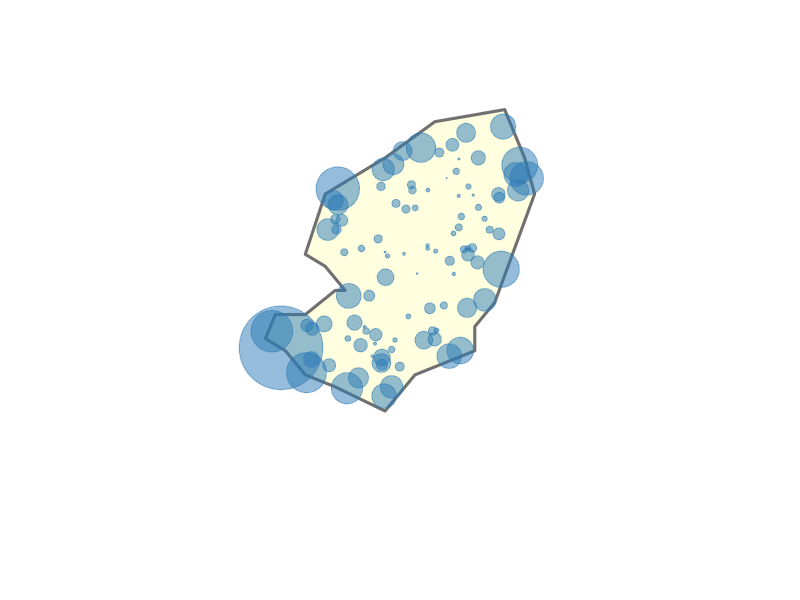
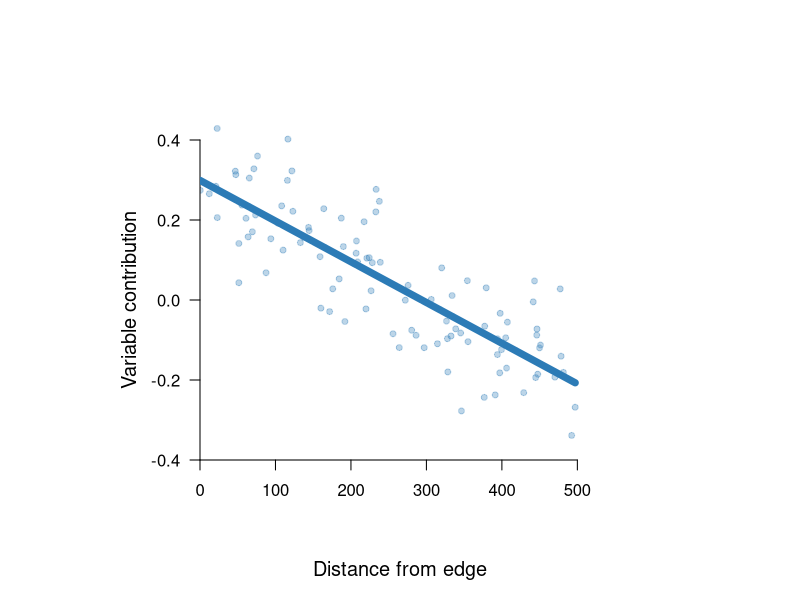
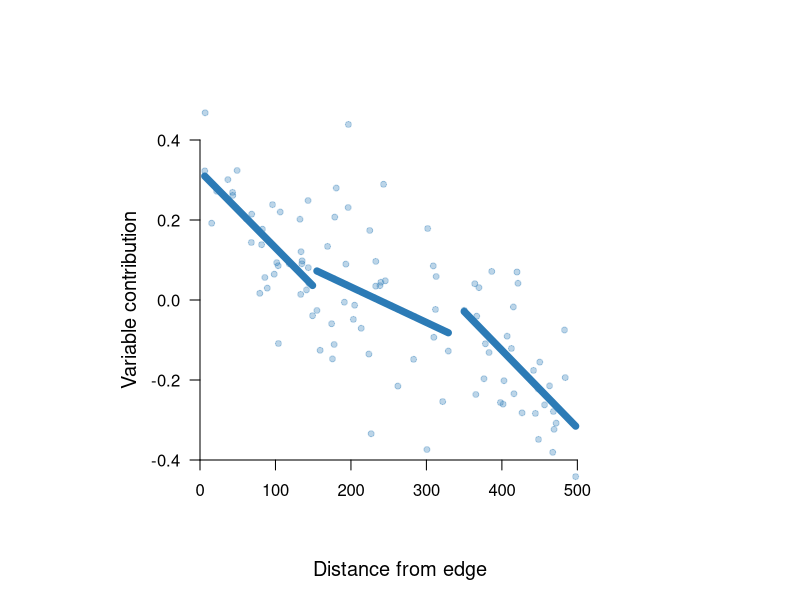
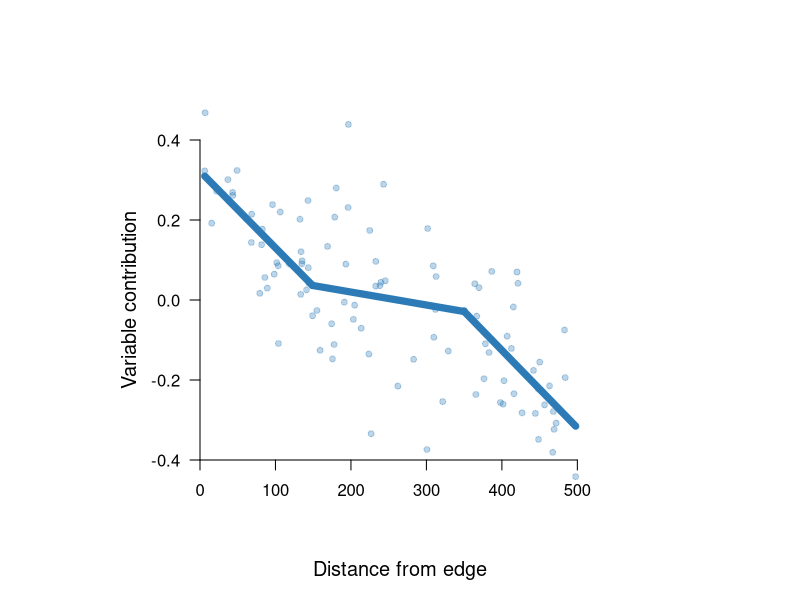
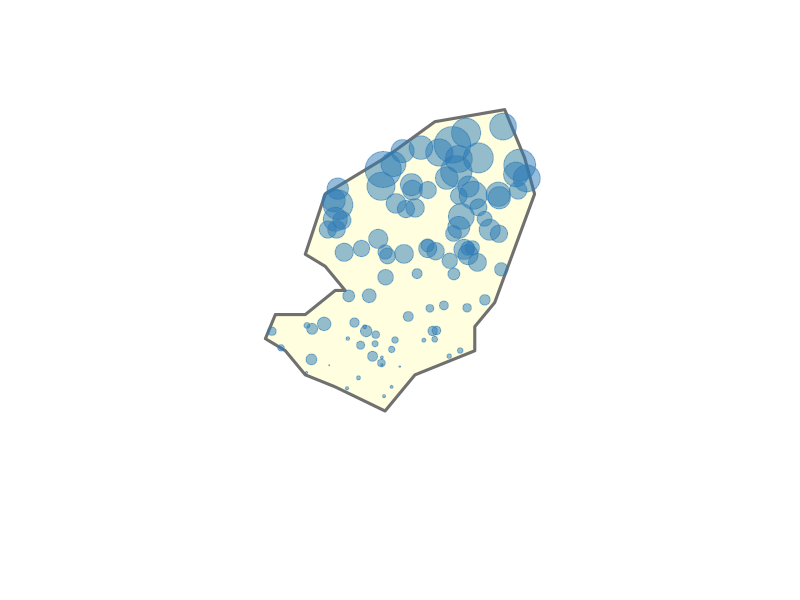
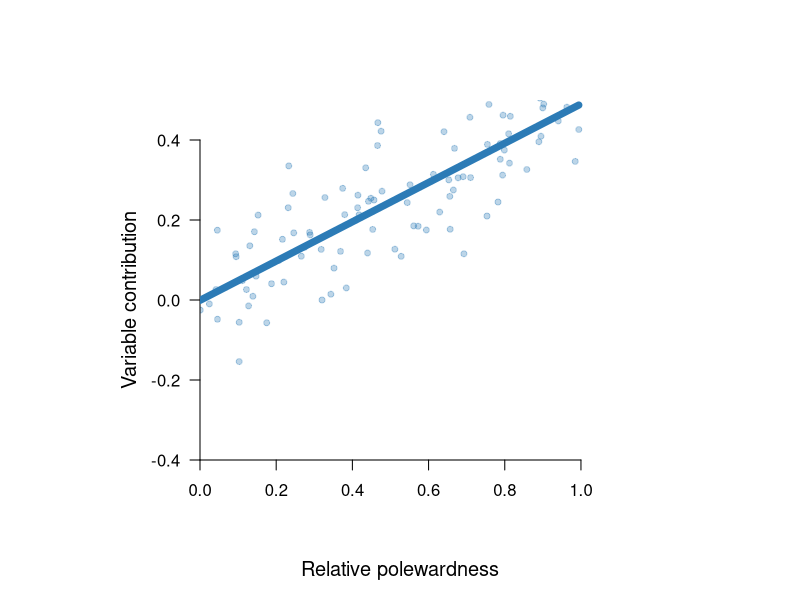
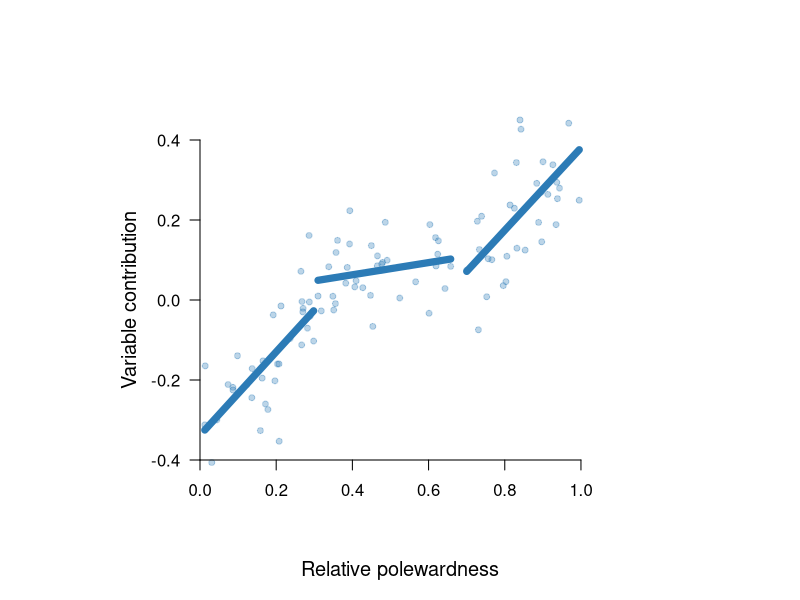
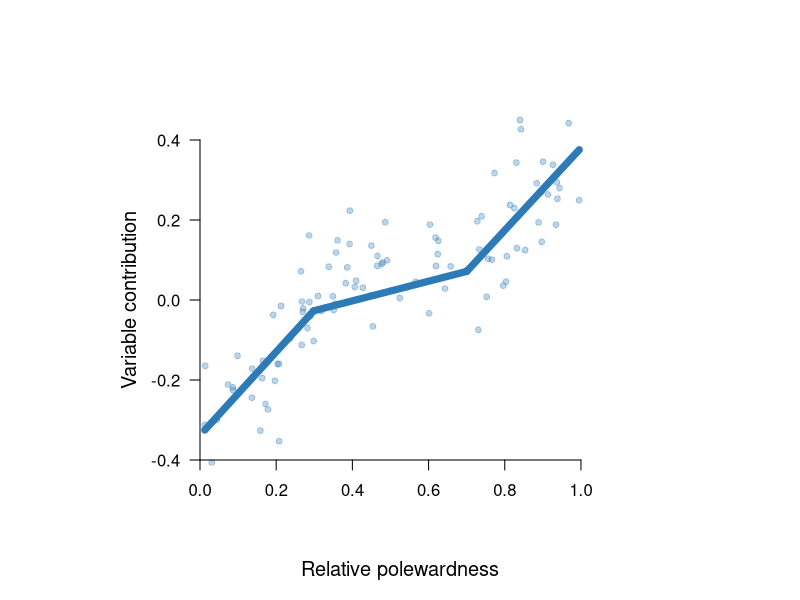

These charts were generated, in order, by the following R code:
#load packages
library(rnaturalearth); library(sf); library(units)

#list wds
wd_tables <- '/Users/carloseduardoaribeiro/Documents/Post-doc/SHAP/Mammals/Manuscript/Figures/Fig 1/Things for the figure'

#set seed
set.seed(69)



################# IMPORTANT NOTE ###################

#.           make graph fist
#.           use created values for the figure

###################################################


##### MAP #####

#load world map
world <- ne_countries(returnclass = "sf")

#create polygon representing species range
poly = st_polygon(
  list(cbind(c(10,08,09,12,15,16,14,12,14,20,25,32,
               34,35,31,29,29,26,23,20,15,12,10),
             c(30,31,33,33,35,35,37,38,43,46,49,50,
               46,43,34,32,30,29,28,25,27,28,30))))

poly_sf <-  st_sfc(poly, crs = st_crs(world))
poly_sf <- st_as_sf(poly_sf)

#create points representing species occurrences
points_sf <- st_sample(poly_sf, size = 100, type = "random")
points_sf <- st_as_sf(points_sf)

#calculate rel polewardness for all points
points_sf$relPol <- (st_coordinates(points_sf)[,2] - 25) / 25
  
#create data on var contribution for all points
points_sf$varContPol <- (points_sf$relPol +
  rnorm(nrow(points_sf), mean = 0.2, sd = 0.1)) - 0.3

summary(points_sf$varContPol)

#normalize variable contribution from 0 to 5 (for size)
points_sf$varContNormal <- 
  round(((points_sf$varContPol +
             abs(min(points_sf$varContPol))) * 2) + 0.3, 2)

summary(points_sf$varContNormal)
  
#make boxes for the map

#get min and max coord values of the range
ext <- st_bbox(poly_sf)  

#calculate the size of the small box to plot around the range
side_box <-  max(c(abs(ext[3] - ext[1]), abs(ext[4] - ext[2]))) +
  min(c(abs(ext[3] - ext[1]), abs(ext[4] - ext[2]))) / 4

#calculate central lon and central lat of the range
central_x <- (ext[3] + ext[1]) / 2
names(central_x) <- 'xmean'
central_y <- (ext[4] + ext[2]) / 2
names(central_y) <- 'ymean'

#calculate min and max lon and mean and max lat of the small box
min_x <- central_x - (side_box / 1.65)
names(min_x) <- 'xmin'
max_x <- central_x + (side_box / 1.65)
names(max_x) <- 'xmax'

min_y <- central_y - (side_box / 2)
names(min_y) <- 'ymin'
max_y <- central_y + (side_box / 2)
names(max_y) <- 'ymax'
                          
#create big box
box_df <- data.frame(x = c(min_x,max_x,max_x,min_x,min_x), 
                     y = c(max_y,max_y,min_y,min_y,max_y))

box <- st_as_sfc(          #make the box    
  st_bbox(st_as_sf(box_df, coords = c('x', 'y'), crs = st_crs(poly_sf))))

#calculate the size of the box to plot in white in the background and give
#space to other stuff
side_big_box <-  max(c(abs(ext[3] - ext[1]), abs(ext[4] - ext[2]))) +
  min(c(abs(ext[3] - ext[1]), abs(ext[4] - ext[2]))) / 2

#calculate min and max lon and mean and max lat of the big box
min_x_BB <- central_x - (side_big_box / 2)
names(min_x_BB) <- 'xmin'
max_x_BB <- central_x + (side_big_box / 2)
names(max_x_BB) <- 'xmax'

min_y_BB <- central_y - (side_big_box / 1.5)
names(min_y_BB) <- 'ymin'
max_y_BB <- central_y + (side_big_box / 2)
names(max_y_BB) <- 'ymax'

#create big box
big_box_df <- data.frame(x = c(min_x_BB,max_x_BB,max_x_BB,min_x_BB,min_x_BB), 
                     y = c(max_y_BB,max_y_BB,min_y_BB,min_y_BB,max_y_BB))

big_box <- st_as_sfc(          #make the box    
  st_bbox(st_as_sf(big_box_df, coords = c('x', 'y'), crs = st_crs(poly_sf))))


##### Calculate distance from the edges to show the 'centralness'

#cut the range out of the box
range_cut <- st_difference(box, poly_sf)

#calculate the dist from each point to edge in km
points_sf$distEdge <- as.numeric(
  set_units(st_distance(points_sf, range_cut), km)[,1])

#calculate index (0-1) of distance to edge
points_sf$distEdgeNormal_0 <- points_sf$distEdge / max(points_sf$distEdge)

#this option for the points uses the same calculation of the relPol but inversed
points_sf$distEdgeNormal <- 1 - points_sf$relPol

#create vector for sizes in points
points_sf$centralCex <- ((7 - log(points_sf$distEdge)) / 1.3) + 
  rnorm(nrow(points_sf), mean = 0.25, sd = 0.4)

summary(points_sf$centralCex)

#create exemplary values of var contribution showing an increase towards edges
points_sf$varContrCentral <- (points_sf$centralCex - 1.2) / 5

summary(points_sf$varContrCentral)










###### PLOT MAP SHOWING THE CENTRAL GRADIENT ######

#Legend: "Larger ranges showing populations close to the range centre being less affected by climatic extremes than those closer to range edges."

#Reference in text: "The relationship between climatic variables and species occurrences changes between the range centre and range edges (Fig. 1A)"


#set parametres for plotting
par(mar = c(0,0,0,0), pty="s", mfrow = c(1,1))

#plot big white box to make room for the things I need to add around
plot(big_box, border = NA)

#plot small box to inform the coordinates
#plot(box, add = T, col = '#ffffbf20')

#plot the polygon
plot(poly_sf, lwd = 3, border = '#707070', col = '#ffffbf80', add = T)

#plot the occurrence points (size is proportional to SHAP value)
plot(st_geometry(points_sf),
     add = T, pch = 19, cex = points_sf$centralCex ^ 1.4,
     col = '#2c7bb680')

#save 1000





###### PLOT GRAPH SHOWING THE CENTRAL GRADIENT ######

# Set seed for reproducibility
set.seed(123)

# Generate 100 random values for distEdgeNormal
distEdgeNormal <- runif(100, min = 0, max = 500)

# Generate ydata with a linear relationship plus some noise
ydata <- ((-0.002 * distEdgeNormal + rnorm(100, mean = 0, sd = 0.2)) + 0.6) / 2

# Combine into a data frame
data <- data.frame(distEdgeNormal, ydata)

# Fit the linear model
lin_mod <- lm(ydata ~ distEdgeNormal, data = data)

# Display the model summary
summary(lin_mod)

#set parametres for plotting
par(mar = c(5,5,5,5), pty="s", mfrow = c(1,1))

# Create a sequence of x-values within the range of the data
x_vals <- seq(min(data$distEdgeNormal),
              max(data$distEdgeNormal),
              length.out = 100)

# Create a data frame for prediction
new_data <- data.frame(distEdgeNormal = x_vals)

# Predict y-values based on the model
predicted <- predict(lin_mod, newdata = new_data)

#set y and x lims
ylim <- c(-0.5, 0.5)
xlim <- c(0, 530)

# Plot the data points again
plot(data$distEdgeNormal, data$ydata, 
     pch = 19, cex = 0.8, col = '#2c7bb650',
     axes = F, , xaxs = "i", yaxs = "i",
     ylab = 'Variable contribution',
     xlab = 'Distance from edge',
     cex.lab = 1.2,
     cex.axis = 1.2,
     ylim = ylim,
     xlim = xlim)

#add axes
axis(1, pos = -0.4)
axis(2, pos = 0, las=2)

# Add the restricted regression line
lines(x_vals, predicted, col = '#2c7bb6', lwd = 7)



###### PLOT GRAPH SHOWING THE CENTRAL GRADIENT (ALTERNATIVE MEASUREMENT) ######

# Set seed for reproducibility
set.seed(123)

# Generate 33, 34, and 33 random values for distEdgeNormal
distEdgeNormal_A <- runif(33, min = 0, max = 150) #1st segment
distEdgeNormal_B <- runif(34, min = 150, max = 350) #2nd segment
distEdgeNormal_C <- runif(33, min = 350, max = 500) #2nd segment


# Generate ydata with a linear relationship plus some noise
ydata_A <-
  ((-0.002 * distEdgeNormal_A + rnorm(33, mean = 0.2, sd = 0.1)) + 0.13) 

ydata_B <-
  ((-0.002 * distEdgeNormal_B + rnorm(34, mean = 0, sd = 1)) + 0.4) / 5

ydata_C <-
  ((-0.002 * distEdgeNormal_C + rnorm(33, mean = -0.2, sd = 0.1)) + 0.9) 

# Combine into a data frame
data_A <- data.frame(distEdgeNormal_A, ydata_A)
data_B <- data.frame(distEdgeNormal_B, ydata_B)
data_C <- data.frame(distEdgeNormal_C, ydata_C)

# Fit the linear model
lin_mod_A <- lm(ydata_A ~ distEdgeNormal_A, data = data_A)
lin_mod_B <- lm(ydata_B ~ distEdgeNormal_B, data = data_B)
lin_mod_C <- lm(ydata_C ~ distEdgeNormal_C, data = data_C)

# Display the model summary
summary(lin_mod_A)
summary(lin_mod_B)
summary(lin_mod_C)

#set parametres for plotting
par(mar = c(5,5,5,5), pty="s", mfrow = c(1,1))

# Create a sequence of x-values within the range of the data
x_vals_A <- seq(min(data_A$distEdgeNormal),
                max(data_A$distEdgeNormal),
                length.out = 33)
x_vals_B <- seq(min(data_B$distEdgeNormal),
                max(data_B$distEdgeNormal),
                length.out = 34)
x_vals_C <- seq(min(data_C$distEdgeNormal),
                max(data_C$distEdgeNormal),
                length.out = 33)

# Create a data frame for prediction
new_data_A <- data.frame(distEdgeNormal_A = x_vals_A)
new_data_B <- data.frame(distEdgeNormal_B = x_vals_B)
new_data_C <- data.frame(distEdgeNormal_C = x_vals_C)

# Predict y-values based on the model
predicted_A <- predict(lin_mod_A, newdata = new_data_A)
predicted_B<- predict(lin_mod_B, newdata = new_data_B)
predicted_C <- predict(lin_mod_C, newdata = new_data_C)

#set y and x lims
ylim <- c(-0.5, 0.5)
xlim <- c(0, 530)

# Plot the data points again
plot(data_A$distEdgeNormal, data_A$ydata, 
     pch = 19, cex = 0.8, col = '#2c7bb650',
     axes = F, , xaxs = "i", yaxs = "i",
     ylab = 'Variable contribution',
     xlab = 'Distance from edge',
     cex.lab = 1.2,
     cex.axis = 1.2,
     ylim = ylim,
     xlim = xlim)

points(data_B$distEdgeNormal, data_B$ydata, 
     pch = 19, cex = 0.8, col = '#2c7bb650')

points(data_C$distEdgeNormal, data_C$ydata, 
       pch = 19, cex = 0.8, col = '#2c7bb650')

#add axes
axis(1, pos = -0.4)
axis(2, pos = 0, las=2)

# Add the restricted regression line
lines(new_data_A$distEdgeNormal, predicted_A, col = '#2c7bb6', lwd = 7)
lines(new_data_B$distEdgeNormal, predicted_B, col = '#2c7bb6', lwd = 7)
lines(new_data_C$distEdgeNormal, predicted_C, col = '#2c7bb6', lwd = 7)

# For graphical purposes, I will replot joining the lines

# Plot the data points again
plot(data_A$distEdgeNormal, data_A$ydata, 
     pch = 19, cex = 0.8, col = '#2c7bb650',
     axes = F, , xaxs = "i", yaxs = "i",
     ylab = 'Variable contribution',
     xlab = 'Distance from edge',
     cex.lab = 1.2,
     cex.axis = 1.2,
     ylim = ylim,
     xlim = xlim)

points(data_B$distEdgeNormal, data_B$ydata, 
       pch = 19, cex = 0.8, col = '#2c7bb650')

points(data_C$distEdgeNormal, data_C$ydata, 
       pch = 19, cex = 0.8, col = '#2c7bb650'
       )

#add axes
axis(1, pos = -0.4)
axis(2, pos = 0, las=2)

lines(new_data_A$distEdgeNormal, predicted_A, col = '#2c7bb6', lwd = 7)
lines(c(new_data_A$distEdgeNormal[33], new_data_C$distEdgeNormal[1]),
      c(predicted_A[33],predicted_C[1]),
      col = '#2c7bb6', lwd = 7)
lines(new_data_C$distEdgeNormal, predicted_C, col = '#2c7bb6', lwd = 7)









###### PLOT MAP SHOWING THE LATITUDINAL GRADIENT ######

#Legend: large ranges showing climatic extremes increase in explanatory power towards the poleward edges.

#Reference in text: "Climatic variables have higher explanatory power towards the poleward range limit (Fig. 1B)"

#set parametres for plotting
par(mar = c(0,0,0,0), pty="s", mfrow = c(1,1))

#plot big white box to make room for the things I need to add around
plot(big_box, border = NA)

#plot the polygon
plot(poly_sf, lwd = 3, border = '#707070', col = '#ffffbf80', add = T)

#plot the occurrence points (size is proportional to SHAP value)
plot(st_geometry(points_sf),
     add = T, pch = 19, cex = points_sf$varContNormal ^ 1.6,
     col = '#2c7bb680')

#save 1000






###### PLOT GRAPH SHOWING THE LATITUDINAL GRADIENT ######

# Set seed for reproducibility
set.seed(123)

# Generate 100 random values for distEdgeNormal
relPol <- runif(100, min = 0, max = 1)

# Generate ydata with a linear relationship plus some noise
ydata <- ((relPol + rnorm(100, mean = 0, sd = 0.2))) / 2

# Combine into a data frame
data <- data.frame(relPol, ydata)

# Fit the linear model
lin_mod <- lm(ydata ~ relPol, data = data)

# Display the model summary
summary(lin_mod)

#set parametres for plotting
par(mar = c(5,5,5,5), pty="s", mfrow = c(1,1))

# Create a sequence of x-values within the range of the data
x_vals <- seq(min(data$relPol),
              max(data$relPol),
              length.out = 100)

# Create a data frame for prediction
new_data <- data.frame(relPol = x_vals)

# Predict y-values based on the model
predicted <- predict(lin_mod, newdata = new_data)

#set y and x lims
ylim <- c(-0.5, 0.5)
xlim <- c(0, 1.05)

# Plot the data points again
plot(data$relPol, data$ydata, 
     pch = 19, cex = 0.8, col = '#2c7bb650',
     axes = F, , xaxs = "i", yaxs = "i",
     ylab = 'Variable contribution',
     xlab = 'Relative polewardness',
     cex.lab = 1.2,
     cex.axis = 1.2,
     ylim = ylim,
     xlim = xlim)

#add axes
axis(1, pos = -0.4)
axis(2, pos = 0, las=2)

# Add the restricted regression line
lines(x_vals, predicted, col = '#2c7bb6', lwd = 7)

#save 800






### PLOT GRAPH SHOWING THE LATITUDINAL GRADIENT (ALTERNATIVE MEASUREMENT) ###

# Set seed for reproducibility
set.seed(123)

# Generate 33, 34, and 33 random values for distEdgeNormal
relPol_A <- runif(33, min = 0, max = 0.3) #1st segment
relPol_B <- runif(34, min = 0.3, max = 0.7) #2nd segment
relPol_C <- runif(33, min = 0.7, max = 1) #2nd segment

# Generate ydata with a linear relationship plus some noise
ydata_A <-
  ((relPol_A + rnorm(33, mean = -0.2, sd = 0.1)) - 0.13) 

ydata_B <-
  ((relPol_B + rnorm(34, mean = 0, sd = 0.32)) / 4) - 0.05

ydata_C <-
  ((relPol_C + rnorm(33, mean = 0.2, sd = 0.1)) - 0.8) 


# Combine into a data frame
data_A <- data.frame(relPol_A, ydata_A)
data_B <- data.frame(relPol_B, ydata_B)
data_C <- data.frame(relPol_C, ydata_C)

# Fit the linear model
lin_mod_A <- lm(ydata_A ~ relPol_A, data = data_A)
lin_mod_B <- lm(ydata_B ~ relPol_B, data = data_B)
lin_mod_C <- lm(ydata_C ~ relPol_C, data = data_C)

# Display the model summary
summary(lin_mod_A)
summary(lin_mod_B)
summary(lin_mod_C)

#set parametres for plotting
par(mar = c(5,5,5,5), pty="s", mfrow = c(1,1))

# Create a sequence of x-values within the range of the data
x_vals_A <- seq(min(data_A$relPo),
                max(data_A$relPo),
                length.out = 33)
x_vals_B <- seq(min(data_B$relPo),
                max(data_B$relPo),
                length.out = 34)
x_vals_C <- seq(min(data_C$relPo),
                max(data_C$relPo),
                length.out = 33)

# Create a data frame for prediction
new_data_A <- data.frame(relPol_A = x_vals_A)
new_data_B <- data.frame(relPol_B = x_vals_B)
new_data_C <- data.frame(relPol_C = x_vals_C)

# Predict y-values based on the model
predicted_A <- predict(lin_mod_A, newdata = new_data_A)
predicted_B<- predict(lin_mod_B, newdata = new_data_B)
predicted_C <- predict(lin_mod_C, newdata = new_data_C)

#set y and x lims
ylim <- c(-0.5, 0.5)
xlim <- c(0, 1.05)

# Plot the data points again
plot(data_A$relPol, data_A$ydata, 
     pch = 19, cex = 0.8, col = '#2c7bb650',
     axes = F, , xaxs = "i", yaxs = "i",
     ylab = 'Variable contribution',
     xlab = 'Relative polewardness',
     cex.lab = 1.2,
     cex.axis = 1.2,
     ylim = ylim,
     xlim = xlim)

points(data_B$relPol, data_B$ydata, 
       pch = 19, cex = 0.8, col = '#2c7bb650')

points(data_C$relPol, data_C$ydata, 
       pch = 19, cex = 0.8, col = '#2c7bb650')

#add axes
axis(1, pos = -0.4)
axis(2, pos = 0, las=2)

# Add the restricted regression line
lines(new_data_A$relPol, predicted_A, col = '#2c7bb6', lwd = 7)
lines(new_data_B$relPol, predicted_B, col = '#2c7bb6', lwd = 7)
lines(new_data_C$relPol, predicted_C, col = '#2c7bb6', lwd = 7)


# For graphical purposes, I will replot joining the lines

# Plot the data points again
plot(data_A$relPol, data_A$ydata, 
     pch = 19, cex = 0.8, col = '#2c7bb650',
     axes = F, , xaxs = "i", yaxs = "i",
     ylab = 'Variable contribution',
     xlab = 'Relative polewardness',
     cex.lab = 1.2,
     cex.axis = 1.2,
     ylim = ylim,
     xlim = xlim)

points(data_B$relPol, data_B$ydata, 
       pch = 19, cex = 0.8, col = '#2c7bb650')

points(data_C$relPol, data_C$ydata, 
       pch = 19, cex = 0.8, col = '#2c7bb650')

#add axes
axis(1, pos = -0.4)
axis(2, pos = 0, las=2)

lines(new_data_A$relPol_A, predicted_A, col = '#2c7bb6', lwd = 7)
lines(c(new_data_A$relPol[33], new_data_C$relPol[1]),
      c(predicted_A[33],predicted_C[1]),
      col = '#2c7bb6', lwd = 7)
lines(new_data_C$relPol, predicted_C, col = '#2c7bb6', lwd = 7)


#save 800






###### PLOT MAP SHOWING EXPECTED DIFFERENCE BETWEEN EXTREMES AND MEANS ######

#Legend: large ranges showing climatic extremes increase in explanatory power towards the edges, and means don't show a strong pattern.

#Reference in text: "Climatic variables have higher explanatory power towards the poleward range limit (Fig. 1C)"

#divide points to show extremes and means
shuffle_pts <- sample(c(1:nrow(points_sf)), size = nrow(points_sf))
extre_pts <- points_sf[shuffle_pts[c(1:50)],]
mean_pts <- points_sf[shuffle_pts[c(51:100)],]

#set parametres for plotting
par(mar = c(0,0,0,0), pty="s", mfrow = c(1,1))

#plot big white box to make room for the things I need to add around
plot(big_box, border = NA)

#plot the polygon
plot(poly_sf, lwd = 3, border = '#707070', col = '#ffffbf80', add = T)

#plot the occurrence points (size is proportional to SHAP value)
plot(st_geometry(extre_pts),
     add = T, pch = 19, cex = extre_pts$centralCex ^ 1.4,
     col = '#2c7bb680')

#plot the occurrence points (size is proportional to SHAP value)
plot(st_geometry(mean_pts),
     add = T, pch = 19, cex = sqrt(mean_pts$centralCex),
     col = '#f46d4380')


#save plot (width = 1000)




###### PLOT GRAPH SHOWING THE CENTRE-EDGE GRADIENT ######

# Set seed for reproducibility
set.seed(123)

# Generate 100 random values for distEdgeNormal
distEdgeNormal <- runif(100, min = 0, max = 500)

# Generate ydata with a linear relationship plus some noise
ydata <- ((-0.002 * distEdgeNormal + rnorm(100, mean = 0, sd = 0.2)) + 0.6) / 2

# Combine into a data frame
data <- data.frame(distEdgeNormal, ydata)

# Fit the linear model
lin_mod <- lm(ydata ~ distEdgeNormal, data = data)

# Display the model summary
summary(lin_mod)

#set parametres for plotting
par(mar = c(5,5,5,5), pty="s", mfrow = c(1,1))

# Create a sequence of x-values within the range of the data
x_vals <- seq(min(data$distEdgeNormal),
              max(data$distEdgeNormal),
              length.out = 100)

# Create a data frame for prediction
new_data <- data.frame(distEdgeNormal = x_vals)

# Predict y-values based on the model
predicted <- predict(lin_mod, newdata = new_data)

#set y and x lims
ylim <- c(-0.5, 0.5)
xlim <- c(0, 530)

# Plot the data points (with no points)
plot(data$distEdgeNormal, data$ydata, 
     pch = 19, cex = 0.8, col = '#2c7bb600',
     axes = F, , xaxs = "i", yaxs = "i",
     ylab = 'Variable contribution',
     xlab = 'Distance from edge',
     cex.lab = 1.2,
     cex.axis = 1.2,
     ylim = ylim,
     xlim = xlim)

#add axes
axis(1, pos = -0.4)
axis(2, pos = 0, las=2)

# Add the restricted regression line
lines(x_vals, predicted, col = '#2c7bb6', lwd = 7)
lines(x_vals, predicted / 6, col = '#f46d43', lwd = 7)






#fit linear model
lin_mod_minT <- lm(points_sf$varContPol ~ points_sf$distEdgeNormal)
lin_mod_minT_2 <- lm((points_sf$varContPol/6) + 0.2 ~ points_sf$distEdgeNormal)

abline(lin_mod_minT, col = '#9930FF', lwd = 7)
abline(lin_mod_minT_2, col = '#f46d43', lwd = 7)


#save plot (width = 1000)
